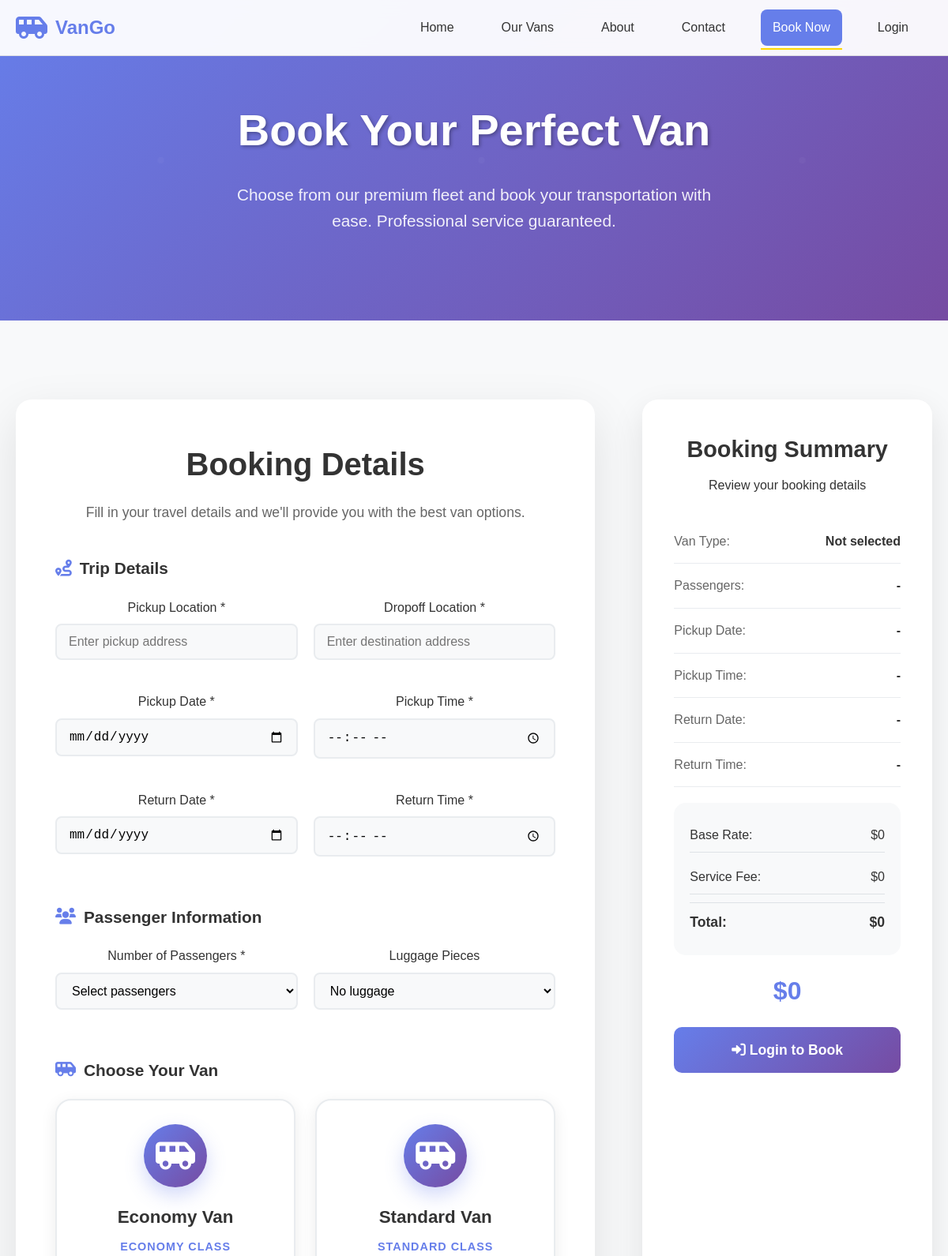
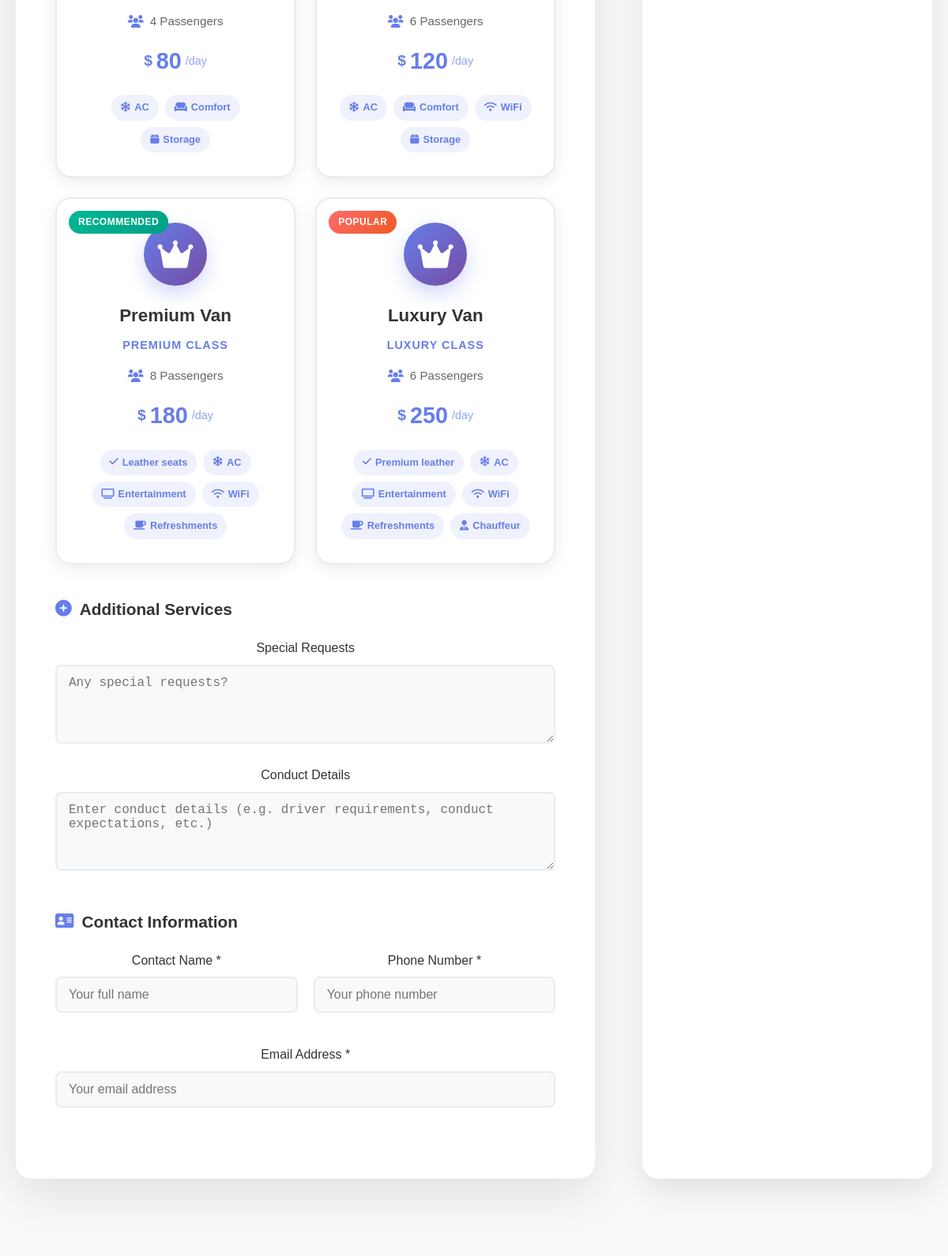
Screenshot of /book-van.php (upper part) with the database file from the repository (2 pictures, top to bottom).
### tables this page shows
CREATE TABLE IF NOT EXISTS vans (
    id INT AUTO_INCREMENT PRIMARY KEY,
    van_id VARCHAR(20) UNIQUE NOT NULL,
    name VARCHAR(100) NOT NULL,
    type ENUM('Economy', 'Standard', 'Premium', 'Luxury') NOT NULL,
    model VARCHAR(100) NOT NULL,
    year INT NOT NULL,
    seats INT NOT NULL DEFAULT 4,
    capacity INT NOT NULL,
    daily_rate DECIMAL(10,2) NOT NULL,
    hourly_rate DECIMAL(10,2) NOT NULL,
    description TEXT,
    features JSON,
    images JSON,
    status ENUM('available', 'maintenance', 'booked', 'out_of_service') DEFAULT 'available',
    location VARCHAR(200),
    created_at TIMESTAMP DEFAULT CURRENT_TIMESTAMP,
    updated_at TIMESTAMP DEFAULT CURRENT_TIMESTAMP ON UPDATE CURRENT_TIMESTAMP,
    INDEX idx_van_id (van_id),
    INDEX idx_type (type),
    INDEX idx_status (status),
    INDEX idx_seats (seats),
    INDEX idx_capacity (capacity)
);

### book-van.php (the view, shortened to what the rows shown need)
<?php
$vans = [];
$pdo = getDatabaseConnection();
if ($pdo) {
    $stmt = $pdo->query("SELECT * FROM vans WHERE status = 'available' ORDER BY type, daily_rate");
    $vans = $stmt->fetchAll();
}
function getVanIcon($type) {
    $type = strtolower($type);
    switch ($type) {
        case 'luxury':
        case 'premium':
            return 'crown';
        default:
            return 'van-shuttle';
    }
}
?>
<!DOCTYPE html>
<html lang="en">
<head>
    <link rel="stylesheet" href="styles.css">
    <link rel="stylesheet" href="https://cdnjs.cloudflare.com/ajax/libs/font-awesome/6.0.0/css/all.min.css">
</head>
<body>
    <section class="booking-hero">
        <div class="booking-hero-content">
            <h1>Book Your Perfect Van</h1>
        </div>
    </section>
    <section class="booking-section">
        <div class="booking-container">
            <div class="booking-form-container">
                <div class="form-header">
                    <h2>Booking Details</h2>
                </div>
                <form id="bookingForm">
                    <div class="form-section">
                        <div class="van-selection">
                            <?php if (empty($vans)): ?>
                                <div class="no-vans-message">
                                    <i class="fas fa-exclamation-triangle"></i>
                                    <h3>No Vans Available</h3>
                                    <p>We're currently updating our fleet. Please check back later or contact us for special arrangements.</p>
                                </div>
                            <?php else: ?>
                                <?php foreach ($vans as $van): ?>
                                    <div class="van-option"
                                         data-van="<?php echo htmlspecialchars($van['van_id'] ?? ''); ?>"
                                         data-price="<?php echo $van['daily_rate'] ?? 0; ?>"
                                         data-capacity="<?php echo $van['seats'] ?? 0; ?>"
                                         data-type="<?php echo htmlspecialchars($van['type'] ?? ''); ?>">
                                        <?php if (($van['daily_rate'] ?? 0) >= 200): ?>
                                            <div class="van-popular">Popular</div>
                                        <?php elseif (($van['seats'] ?? 0) >= 8): ?>
                                            <div class="van-recommended">Recommended</div>
                                        <?php endif; ?>
                                        <div class="van-icon">
                                            <i class="fas fa-<?php echo getVanIcon($van['type'] ?? ''); ?>"></i>
                                        </div>
                                        <h4><?php echo htmlspecialchars($van['type'] ?? ''); ?> Van</h4>
                                        <div class="van-type"><?php echo htmlspecialchars($van['type'] ?? ''); ?> Class</div>
                                        <div class="van-capacity">
                                            <i class="fas fa-users"></i>
                                            <span><?php echo $van['seats'] ?? 0; ?> Passengers</span>
                                        </div>
                                        <div class="van-price">
                                            <span class="currency">$</span>
                                            <span class="amount"><?php echo number_format($van['daily_rate'] ?? 0); ?></span>
                                            <span class="period">/day</span>
                                        </div>
                                        <div class="van-features">
                                            <?php
                                            $features = json_decode($van['features'] ?? '[]', true);
                                            if (is_array($features)) {
                                                foreach ($features as $feature) {
                                                    $icon = '';
                                                    $label = '';
                                                    switch ($feature) {
                                                        case 'air_conditioning':
                                                        case 'climate_control':
                                                            $icon = 'snowflake';
                                                            $label = 'AC';
                                                            break;
                                                        case 'wifi':
                                                            $icon = 'wifi';
                                                            $label = 'WiFi';
                                                            break;
                                                        case 'entertainment':
                                                        case 'entertainment_system':
                                                            $icon = 'tv';
                                                            $label = 'Entertainment';
                                                            break;
                                                        case 'refreshments':
                                                            $icon = 'coffee';
                                                            $label = 'Refreshments';
                                                            break;
                                                        case 'chauffeur':
                                                            $icon = 'user-tie';
                                                            $label = 'Chauffeur';
                                                            break;
                                                        case 'comfortable_seating':
                                                            $icon = 'couch';
                                                            $label = 'Comfort';
                                                            break;
                                                        case 'storage':
                                                        case 'storage_space':
                                                            $icon = 'box';
                                                            $label = 'Storage';
                                                            break;
                                                        default:
                                                            $icon = 'check';
                                                            $label = ucfirst(str_replace('_', ' ', $feature));
                                                    }
                                                    if ($icon && $label) {
                                                        echo "<span class='feature-badge'><i class='fas fa-{$icon}'></i> {$label}</span>";
                                                    }
                                                }
                                            }
                                            ?>
                                        </div>
                                    </div>
                                <?php endforeach; ?>
                            <?php endif; ?>
                        </div>
                    </div>
                </form>
            </div>
        </div>
    </section>
</body>
</html>

### rows the page displays
vans: type "Economy", type "ECONOMY", seats "4", daily_rate "80", features "AC", features "Comfort", features "Storage"
vans: type "Standard", type "STANDARD", seats "6", daily_rate "120", features "AC", features "Comfort", features "WiFi", features "Storage"
vans: shows "RECOMMENDED", type "Premium", type "PREMIUM", seats "8", daily_rate "180", features "Leather seats", features "AC", features "Entertainment", features "WiFi", features "Refreshments"
vans: shows "POPULAR", type "Luxury", type "LUXURY", seats "6", daily_rate "250", features "Premium leather", features "AC", features "Entertainment", features "WiFi", features "Refreshments", features "Chauffeur"
